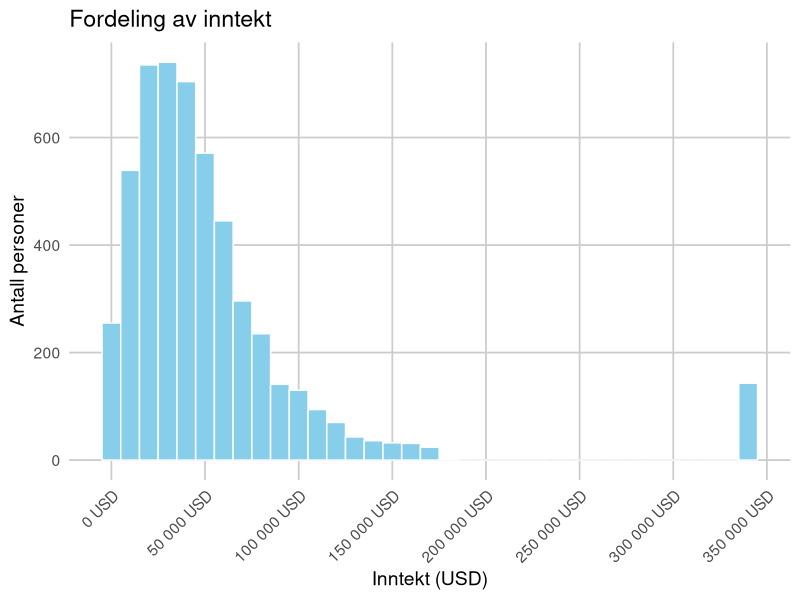

The R source for this figure:
## ---- chunk 1

# andre pakker 

library(dplyr)
library(ggplot2)
library(tidyverse)

# laster inn pakken modelr og datasett heights
install.packages("modelr")
library(modelr)
heights <- modelr::heights
heights

## ---- chunk 2
# rydder datasettet

# viser struktur av datasettet, og summary 
str(heights)
summary(heights)

# rename, inntekt, alder, kjonn, sivilstatus
heights <- heights %>%
  select(income, age, sex, marital) %>%
  rename(
    inntekt = income,
    alder = age,
    kjonn = sex,
    sivilstatus = marital
  ) %>%
  # fjerner NA og 0-veridi 
  filter(
    !is.na(inntekt), !is.na(alder), !is.na(kjonn), !is.na(sivilstatus),
    inntekt > 0,
    alder > 0
  )

# sjekker igjen struktur og summary 
str(heights)
summary(heights)

## ---- chunk 3
# Beskrivelse av data
library(scales)

beskriver_inntekt <- heights %>%
  ggplot(aes(x = inntekt)) +
  geom_histogram(binwidth = 10000, fill = "skyblue", color = "white") +
  scale_x_continuous(
    breaks = seq(0, 350000, 50000),  # Viser et merke for hver 50 000 USD
    labels = label_number(big.mark = " ", suffix = " USD")
  ) +
  labs(
    title = "Fordeling av inntekt",
    x = "Inntekt (USD)",
    y = "Antall personer"
  ) +
  theme_minimal(base_size = 14) +      # Større tekst for bedre lesbarhet
  theme(
    panel.grid.major = element_line(color = "grey80", size = 0.6),  # Tydelige hovedrutenettlinjer
    panel.grid.minor = element_blank(),                            # Fjerner små rutenettlinjer
    axis.text.x = element_text(angle = 45, hjust = 1)              # Skråstiller teksten på x-aksen for å unngå overlapp
  )

beskriver_inntekt



